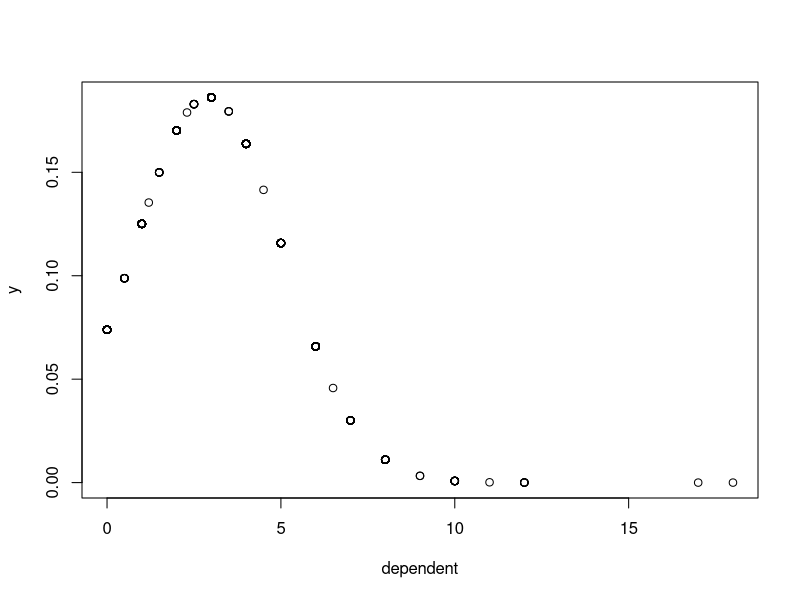

Write the R code that produced this figure.
# Carrega o dataset
df <- read.table("atividade2/dataset_PT.csv", header = TRUE, sep = ';', stringsAsFactors = FALSE)

split <- df[, 1:10]
equips <- list(split$Equipamentos_para_Aulas_Online)

# Variavel dependente -> tempo de estudo individual
dependent <- split[, 7]

global_mean <- mean(dependent)
global_sd <- sd(dependent)

equip_mean <- aggregate(dependent, equips, mean)
equip_sd <- aggregate(dependent, equips, sd)

y <- dnorm(dependent, global_mean, global_sd)

# plot do grafico para verificar se a coluna desejada tem distribuicao normal
plot(dependent, y)

anova <- aov(Tempo_em_estudo_individual ~ Equipamentos_para_Aulas_Online, data = df)

print(summary(anova))
